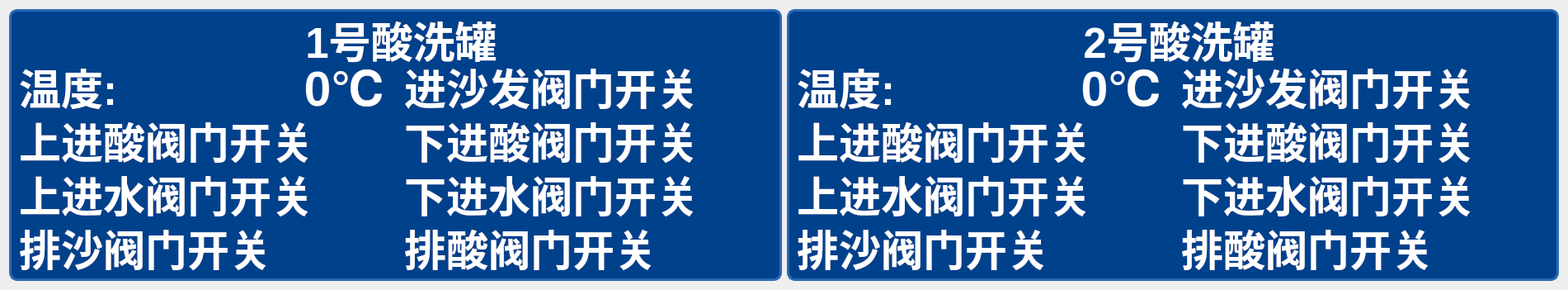
     <widget class="QWidget" name="layoutWidget2">
      <property name="geometry">
       <rect>
        <x>0</x>
        <y>0</y>
        <width>1901</width>
        <height>351</height>
       </rect>
      </property>
      <layout class="QHBoxLayout" name="horizontalLayout_24">
       <item>
        <widget class="QGroupBox" name="groupBox_2">
         <property name="minimumSize">
          <size>
           <width>0</width>
           <height>170</height>
          </size>
         </property>
         <property name="styleSheet">
          <string notr="true">QGroupBox {
    border: 3px solid rgb(40, 105, 180);  /* 比背景色亮一点的蓝色，宽度增加 */
    border-radius: 10px;
    margin-top: 0;               
    padding-top: 48px;           
    font-weight: 500;     
    background-color: rgb(0, 65, 140);
    font-size: 38pt;
}

QGroupBox::title {
    subcontrol-origin: padding; 
    subcontrol-position: top center;
    top: 4px;
    font-family: &quot;Microsoft YaHei&quot;;  
    color: white;  /* 设置标题颜色为白色 */
    padding: 0 20px;  /* 添加内边距让标题显示更舒适 */
}</string>
         </property>
         <property name="title">
          <string>1号酸洗罐</string>
         </property>
         <layout class="QGridLayout" name="gridLayout_6">
          <property name="bottomMargin">
           <number>5</number>
          </property>
          <property name="horizontalSpacing">
           <number>20</number>
          </property>
          <item row="0" column="0">
           <layout class="QVBoxLayout" name="verticalLayout">
            <item>
             <layout class="QHBoxLayout" name="horizontalLayout_9">
              <item>
               <widget class="QLabel" name="label_SofaValue1">
                <property name="styleSheet">
                 <string notr="true">QLabel{
    font-family:&quot;PingFang SC Medium&quot;;
    font-size:38pt;
     font-weight: bold;
    background:transparent;
    color: white; /* &lt;-- 修改这里 */
    /* 注意：qproperty-alignment 在样式表中无效，需代码里 setAlignment(Qt::AlignCenter) */
}</string>
                </property>
                <property name="text">
                 <string>温度:</string>
                </property>
               </widget>
              </item>
              <item>
               <widget class="QLabel" name="label_acidWashTank1_Temperature">
                <property name="styleSheet">
                 <string notr="true">QLabel{
    font-family: 'Arial Narrow';
    font-size: 44pt;
    font-weight: bold; /* &lt;-- 添加这一行来设置加粗 */
    background:transparent;
    color: white; /* &lt;-- 修改这里 */
    /* 注意：qproperty-alignment 在样式表中无效，需代码里 setAlignment(Qt::AlignCenter) */
}</string>
                </property>
                <property name="text">
                 <string>0℃</string>
                </property>
                <property name="alignment">
                 <set>Qt::AlignRight|Qt::AlignTrailing|Qt::AlignVCenter</set>
                </property>
               </widget>
              </item>
             </layout>
            </item>
            <item>
             <layout class="QHBoxLayout" name="horizontalLayout_3">
              <item>
               <widget class="QLabel" name="label_UpperAcidValue1">
                <property name="styleSheet">
                 <string notr="true">QLabel{
    font-family:&quot;PingFang SC Medium&quot;;
    font-size:38pt;
     font-weight: bold;
    background:transparent;
    color: white; /* &lt;-- 修改这里 */
    /* 注意：qproperty-alignment 在样式表中无效，需代码里 setAlignment(Qt::AlignCenter) */
}</string>
                </property>
                <property name="text">
                 <string>上进酸阀门开关</string>
                </property>
               </widget>
              </item>
              <item>
               <widget class="QLabel" name="lbl_R1_HighAcidA12_SW">
                <property name="sizePolicy">
                 <sizepolicy hsizetype="Fixed" vsizetype="Fixed">
                  <horstretch>0</horstretch>
                  <verstretch>0</verstretch>
                 </sizepolicy>
                </property>
                <property name="minimumSize">
                 <size>
                  <width>0</width>
                  <height>0</height>
                 </size>
                </property>
                <property name="maximumSize">
                 <size>
                  <width>71</width>
                  <height>60</height>
                 </size>
                </property>
                <property name="styleSheet">
                 <string notr="true">background: transparent;</string>
                </property>
                <property name="text">
                 <string/>
                </property>
                <property name="pixmap">
                 <pixmap resource="res.qrc">:/image/image/ValveSwitch_OpenG1.png</pixmap>
                </property>
                <property name="scaledContents">
                 <bool>true</bool>
                </property>
               </widget>
              </item>
             </layout>
            </item>
            <item>
             <layout class="QHBoxLayout" name="horizontalLayout_5">
              <item>
               <widget class="QLabel" name="label_UpperWaterValue1">
                <property name="styleSheet">
                 <string notr="true">QLabel{
    font-family:&quot;PingFang SC Medium&quot;;
    font-size:38pt;
     font-weight: bold;
    background:transparent;
    color: white; /* &lt;-- 修改这里 */
    /* 注意：qproperty-alignment 在样式表中无效，需代码里 setAlignment(Qt::AlignCenter) */
}</string>
                </property>
                <property name="text">
                 <string>上进水阀门开关</string>
                </property>
               </widget>
              </item>
              <item>
               <widget class="QLabel" name="lbl_R1_HighWaterB13_SW">
                <property name="sizePolicy">
                 <sizepolicy hsizetype="Fixed" vsizetype="Fixed">
                  <horstretch>0</horstretch>
                  <verstretch>0</verstretch>
                 </sizepolicy>
                </property>
                <property name="minimumSize">
                 <size>
                  <width>0</width>
                  <height>0</height>
                 </size>
                </property>
                <property name="maximumSize">
                 <size>
                  <width>71</width>
                  <height>60</height>
                 </size>
                </property>
                <property name="styleSheet">
                 <string notr="true">background: transparent;</string>
                </property>
                <property name="text">
                 <string/>
                </property>
                <property name="pixmap">
                 <pixmap resource="res.qrc">:/image/image/ValveSwitch_OpenG1.png</pixmap>
                </property>
                <property name="scaledContents">
                 <bool>true</bool>
                </property>
               </widget>
              </item>
             </layout>
            </item>
            <item>
             <layout class="QHBoxLayout" name="horizontalLayout_7">
              <item>
               <widget class="QLabel" name="label_SandDischargeValue1">
                <property name="styleSheet">
                 <string notr="true">QLabel{
    font-family:&quot;PingFang SC Medium&quot;;
    font-size:38pt;
     font-weight: bold;
    background:transparent;
    color: white; /* &lt;-- 修改这里 */
    /* 注意：qproperty-alignment 在样式表中无效，需代码里 setAlignment(Qt::AlignCenter) */
}</string>
                </property>
                <property name="text">
                 <string>排沙阀门开关</string>
                </property>
               </widget>
              </item>
              <item>
               <widget class="QLabel" name="lbl_R1_SandDrainPS1_SW">
                <property name="sizePolicy">
                 <sizepolicy hsizetype="Fixed" vsizetype="Fixed">
                  <horstretch>0</horstretch>
                  <verstretch>0</verstretch>
                 </sizepolicy>
                </property>
                <property name="minimumSize">
                 <size>
                  <width>0</width>
                  <height>0</height>
                 </size>
                </property>
                <property name="maximumSize">
                 <size>
                  <width>71</width>
                  <height>60</height>
                 </size>
                </property>
                <property name="styleSheet">
                 <string notr="true">background: transparent;</string>
                </property>
                <property name="text">
                 <string/>
                </property>
                <property name="pixmap">
                 <pixmap resource="res.qrc">:/image/image/ValveSwitch_OpenG1.png</pixmap>
                </property>
                <property name="scaledContents">
                 <bool>true</bool>
                </property>
               </widget>
              </item>
             </layout>
            </item>
           </layout>
          </item>
          <item row="0" column="1">
           <layout class="QVBoxLayout" name="verticalLayout_4">
            <item>
             <layout class="QHBoxLayout" name="horizontalLayout_32">
              <item>
               <widget class="QLabel" name="label_SofaValue1_5">
                <property name="styleSheet">
                 <string notr="true">QLabel{
    font-family:&quot;PingFang SC Medium&quot;;
    font-size:38pt;
     font-weight: bold;
    background:transparent;
    color: white; /* &lt;-- 修改这里 */
    /* 注意：qproperty-alignment 在样式表中无效，需代码里 setAlignment(Qt::AlignCenter) */
}</string>
                </property>
                <property name="text">
                 <string>进沙发阀门开关</string>
                </property>
               </widget>
              </item>
              <item>
               <widget class="QLabel" name="lbl_R1_HighSandA1_SW">
                <property name="sizePolicy">
                 <sizepolicy hsizetype="Fixed" vsizetype="Fixed">
                  <horstretch>0</horstretch>
                  <verstretch>0</verstretch>
                 </sizepolicy>
                </property>
                <property name="minimumSize">
                 <size>
                  <width>0</width>
                  <height>0</height>
                 </size>
                </property>
                <property name="maximumSize">
                 <size>
                  <width>71</width>
                  <height>60</height>
                 </size>
                </property>
                <property name="styleSheet">
                 <string notr="true">background: transparent;</string>
                </property>
                <property name="text">
                 <string/>
                </property>
                <property name="pixmap">
                 <pixmap resource="res.qrc">:/image/image/ValveSwitch_OpenG1.png</pixmap>
                </property>
                <property name="scaledContents">
                 <bool>true</bool>
                </property>
               </widget>
              </item>
             </layout>
            </item>
            <item>
             <layout class="QHBoxLayout" name="horizontalLayout_4">
              <item>
               <widget class="QLabel" name="label_LowerAcidValue1">
                <property name="styleSheet">
                 <string notr="true">QLabel{
    font-family:&quot;PingFang SC Medium&quot;;
    font-size:38pt;
     font-weight: bold;
    background:transparent;
    color: white; /* &lt;-- 修改这里 */
    /* 注意：qproperty-alignment 在样式表中无效，需代码里 setAlignment(Qt::AlignCenter) */
}</string>
                </property>
                <property name="text">
                 <string>下进酸阀门开关</string>
                </property>
               </widget>
              </item>
              <item>
               <widget class="QLabel" name="lbl_R1_LowAcidA13_SW">
                <property name="sizePolicy">
                 <sizepolicy hsizetype="Fixed" vsizetype="Fixed">
                  <horstretch>0</horstretch>
                  <verstretch>0</verstretch>
                 </sizepolicy>
                </property>
                <property name="minimumSize">
                 <size>
                  <width>0</width>
                  <height>0</height>
                 </size>
                </property>
                <property name="maximumSize">
                 <size>
                  <width>71</width>
                  <height>60</height>
                 </size>
                </property>
                <property name="styleSheet">
                 <string notr="true">background: transparent;</string>
                </property>
                <property name="text">
                 <string/>
                </property>
                <property name="pixmap">
                 <pixmap resource="res.qrc">:/image/image/ValveSwitch_OpenG1.png</pixmap>
                </property>
                <property name="scaledContents">
                 <bool>true</bool>
                </property>
               </widget>
              </item>
             </layout>
            </item>
            <item>
             <layout class="QHBoxLayout" name="horizontalLayout_6">
              <item>
               <widget class="QLabel" name="label_LowerWaterValue1">
                <property name="styleSheet">
                 <string notr="true">QLabel{
    font-family:&quot;PingFang SC Medium&quot;;
    font-size:38pt;
     font-weight: bold;
    background:transparent;
    color: white; /* &lt;-- 修改这里 */
    /* 注意：qproperty-alignment 在样式表中无效，需代码里 setAlignment(Qt::AlignCenter) */
}</string>
                </property>
                <property name="text">
                 <string>下进水阀门开关</string>
                </property>
               </widget>
              </item>
              <item>
               <widget class="QLabel" name="lbl_R1_LowWaterB11_SW">
                <property name="sizePolicy">
                 <sizepolicy hsizetype="Fixed" vsizetype="Fixed">
                  <horstretch>0</horstretch>
                  <verstretch>0</verstretch>
                 </sizepolicy>
                </property>
                <property name="minimumSize">
                 <size>
                  <width>0</width>
                  <height>0</height>
                 </size>
                </property>
                <property name="maximumSize">
                 <size>
                  <width>71</width>
                  <height>60</height>
                 </size>
                </property>
                <property name="styleSheet">
                 <string notr="true">background: transparent;</string>
                </property>
                <property name="text">
                 <string/>
                </property>
                <property name="pixmap">
                 <pixmap resource="res.qrc">:/image/image/ValveSwitch_OpenG1.png</pixmap>
                </property>
                <property name="scaledContents">
                 <bool>true</bool>
                </property>
               </widget>
              </item>
             </layout>
            </item>
            <item>
             <layout class="QHBoxLayout" name="horizontalLayout_8">
              <item>
               <widget class="QLabel" name="label_AcidDischargeValue1">
                <property name="styleSheet">
                 <string notr="true">QLabel{
    font-family:&quot;PingFang SC Medium&quot;;
    font-size:38pt;
     font-weight: bold;
    background:transparent;
    color: white; /* &lt;-- 修改这里 */
    /* 注意：qproperty-alignment 在样式表中无效，需代码里 setAlignment(Qt::AlignCenter) */
}</string>
                </property>
                <property name="text">
                 <string>排酸阀门开关</string>
                </property>
               </widget>
              </item>
              <item>
               <widget class="QLabel" name="lbl_R1_DrainAcidPS11_SW">
                <property name="sizePolicy">
                 <sizepolicy hsizetype="Fixed" vsizetype="Fixed">
                  <horstretch>0</horstretch>
                  <verstretch>0</verstretch>
                 </sizepolicy>
                </property>
                <property name="minimumSize">
                 <size>
                  <width>0</width>
                  <height>0</height>
                 </size>
                </property>
                <property name="maximumSize">
                 <size>
                  <width>71</width>
                  <height>60</height>
                 </size>
                </property>
                <property name="styleSheet">
                 <string notr="true">background: transparent;</string>
                </property>
                <property name="text">
                 <string/>
                </property>
                <property name="pixmap">
                 <pixmap resource="res.qrc">:/image/image/ValveSwitch_OpenG1.png</pixmap>
                </property>
                <property name="scaledContents">
                 <bool>true</bool>
                </property>
               </widget>
              </item>
             </layout>
            </item>
           </layout>
          </item>
         </layout>
        </widget>
       </item>
       <item>
        <widget class="QGroupBox" name="groupBox_3">
         <property name="minimumSize">
          <size>
           <width>0</width>
           <height>170</height>
          </size>
         </property>
         <property name="styleSheet">
          <string notr="true">QGroupBox {
    border: 3px solid rgb(40, 105, 180);  /* 比背景色亮一点的蓝色，宽度增加 */
    border-radius: 10px;
    margin-top: 0;               
    padding-top: 48px;           
    font-weight: 500;     
    background-color: rgb(0, 65, 140);
    font-size: 38pt;
}

QGroupBox::title {
    subcontrol-origin: padding; 
    subcontrol-position: top center;
    top: 4px;
    font-family: &quot;Microsoft YaHei&quot;;  
    color: white;  /* 设置标题颜色为白色 */
    padding: 0 10px;  /* 添加内边距让标题显示更舒适 */
}</string>
         </property>
         <property name="title">
          <string>2号酸洗罐</string>
         </property>
         <layout class="QGridLayout" name="gridLayout_7">
          <property name="bottomMargin">
           <number>5</number>
          </property>
          <property name="horizontalSpacing">
           <number>20</number>
          </property>
          <item row="0" column="1">
           <layout class="QVBoxLayout" name="verticalLayout_7">
            <item>
             <layout class="QHBoxLayout" name="horizontalLayout_34">
              <item>
               <widget class="QLabel" name="label_SofaValue1_2">
                <property name="styleSheet">
                 <string notr="true">QLabel{
    font-family:&quot;PingFang SC Medium&quot;;
    font-size:38pt;
     font-weight: bold;
    background:transparent;
    color: white; /* &lt;-- 修改这里 */
    /* 注意：qproperty-alignment 在样式表中无效，需代码里 setAlignment(Qt::AlignCenter) */
}</string>
                </property>
                <property name="text">
                 <string>进沙发阀门开关</string>
                </property>
               </widget>
              </item>
              <item>
               <widget class="QLabel" name="lbl_R2_HighSandA2_SW">
                <property name="sizePolicy">
                 <sizepolicy hsizetype="Fixed" vsizetype="Fixed">
                  <horstretch>0</horstretch>
                  <verstretch>0</verstretch>
                 </sizepolicy>
                </property>
                <property name="minimumSize">
                 <size>
                  <width>0</width>
                  <height>0</height>
                 </size>
                </property>
                <property name="maximumSize">
                 <size>
                  <width>71</width>
                  <height>60</height>
                 </size>
                </property>
                <property name="styleSheet">
                 <string notr="true">background: transparent;</string>
                </property>
                <property name="text">
                 <string/>
                </property>
                <property name="pixmap">
                 <pixmap resource="res.qrc">:/image/image/ValveSwitch_OpenG1.png</pixmap>
                </property>
                <property name="scaledContents">
                 <bool>true</bool>
                </property>
               </widget>
              </item>
             </layout>
            </item>
            <item>
             <layout class="QHBoxLayout" name="horizontalLayout_14">
              <item>
               <widget class="QLabel" name="label_LowerAcidValue1_2">
                <property name="styleSheet">
                 <string notr="true">QLabel{
    font-family:&quot;PingFang SC Medium&quot;;
    font-size:38pt;
     font-weight: bold;
    background:transparent;
    color: white; /* &lt;-- 修改这里 */
    /* 注意：qproperty-alignment 在样式表中无效，需代码里 setAlignment(Qt::AlignCenter) */
}</string>
                </property>
                <property name="text">
                 <string>下进酸阀门开关</string>
                </property>
               </widget>
              </item>
              <item>
               <widget class="QLabel" name="lbl_R2_LowAcidA23_SW">
                <property name="sizePolicy">
                 <sizepolicy hsizetype="Fixed" vsizetype="Fixed">
                  <horstretch>0</horstretch>
                  <verstretch>0</verstretch>
                 </sizepolicy>
                </property>
                <property name="minimumSize">
                 <size>
                  <width>0</width>
                  <height>0</height>
                 </size>
                </property>
                <property name="maximumSize">
                 <size>
                  <width>71</width>
                  <height>60</height>
                 </size>
                </property>
                <property name="styleSheet">
                 <string notr="true">background: transparent;</string>
                </property>
                <property name="text">
                 <string/>
                </property>
                <property name="pixmap">
                 <pixmap resource="res.qrc">:/image/image/ValveSwitch_OpenG1.png</pixmap>
                </property>
                <property name="scaledContents">
                 <bool>true</bool>
                </property>
               </widget>
              </item>
             </layout>
            </item>
            <item>
             <layout class="QHBoxLayout" name="horizontalLayout_17">
              <item>
               <widget class="QLabel" name="label_LowerWaterValue1_2">
                <property name="styleSheet">
                 <string notr="true">QLabel{
    font-family:&quot;PingFang SC Medium&quot;;
    font-size:38pt;
     font-weight: bold;
    background:transparent;
    color: white; /* &lt;-- 修改这里 */
    /* 注意：qproperty-alignment 在样式表中无效，需代码里 setAlignment(Qt::AlignCenter) */
}</string>
                </property>
                <property name="text">
                 <string>下进水阀门开关</string>
                </property>
               </widget>
              </item>
              <item>
               <widget class="QLabel" name="lbl_R2_LowWaterB21_SW">
                <property name="sizePolicy">
                 <sizepolicy hsizetype="Fixed" vsizetype="Fixed">
                  <horstretch>0</horstretch>
                  <verstretch>0</verstretch>
                 </sizepolicy>
                </property>
                <property name="minimumSize">
                 <size>
                  <width>0</width>
                  <height>0</height>
                 </size>
                </property>
                <property name="maximumSize">
                 <size>
                  <width>71</width>
                  <height>60</height>
                 </size>
                </property>
                <property name="styleSheet">
                 <string notr="true">background: transparent;</string>
                </property>
                <property name="text">
                 <string/>
                </property>
                <property name="pixmap">
                 <pixmap resource="res.qrc">:/image/image/ValveSwitch_OpenG1.png</pixmap>
                </property>
                <property name="scaledContents">
                 <bool>true</bool>
                </property>
               </widget>
              </item>
             </layout>
            </item>
            <item>
             <layout class="QHBoxLayout" name="horizontalLayout_20">
              <item>
               <widget class="QLabel" name="label_AcidDischargeValue1_2">
                <property name="styleSheet">
                 <string notr="true">QLabel{
    font-family:&quot;PingFang SC Medium&quot;;
    font-size:38pt;
     font-weight: bold;
    background:transparent;
    color: white; /* &lt;-- 修改这里 */
    /* 注意：qproperty-alignment 在样式表中无效，需代码里 setAlignment(Qt::AlignCenter) */
}</string>
                </property>
                <property name="text">
                 <string>排酸阀门开关</string>
                </property>
               </widget>
              </item>
              <item>
               <widget class="QLabel" name="lbl_R2_DrainAcidPS12_SW">
                <property name="sizePolicy">
                 <sizepolicy hsizetype="Fixed" vsizetype="Fixed">
                  <horstretch>0</horstretch>
                  <verstretch>0</verstretch>
                 </sizepolicy>
                </property>
                <property name="minimumSize">
                 <size>
                  <width>0</width>
                  <height>0</height>
                 </size>
                </property>
                <property name="maximumSize">
                 <size>
                  <width>71</width>
                  <height>60</height>
                 </size>
                </property>
                <property name="styleSheet">
                 <string notr="true">background: transparent;</string>
                </property>
                <property name="text">
                 <string/>
                </property>
                <property name="pixmap">
                 <pixmap resource="res.qrc">:/image/image/ValveSwitch_OpenG1.png</pixmap>
                </property>
                <property name="scaledContents">
                 <bool>true</bool>
                </property>
               </widget>
              </item>
             </layout>
            </item>
           </layout>
          </item>
          <item row="0" column="0">
           <layout class="QVBoxLayout" name="verticalLayout_5">
            <item>
             <layout class="QHBoxLayout" name="horizontalLayout_10">
              <item>
               <widget class="QLabel" name="label_SofaValue1_7">
                <property name="styleSheet">
                 <string notr="true">QLabel{
    font-family:&quot;PingFang SC Medium&quot;;
    font-size:38pt;
     font-weight: bold;
    background:transparent;
    color: white; /* &lt;-- 修改这里 */
    /* 注意：qproperty-alignment 在样式表中无效，需代码里 setAlignment(Qt::AlignCenter) */
}</string>
                </property>
                <property name="text">
                 <string>温度:</string>
                </property>
               </widget>
              </item>
              <item>
               <widget class="QLabel" name="label_acidWashTank2_Temperature">
                <property name="styleSheet">
                 <string notr="true">QLabel{
    font-family: 'Arial Narrow';
    font-size: 44pt;
    font-weight: bold; /* &lt;-- 添加这一行来设置加粗 */
    background:transparent;
    color: white; /* &lt;-- 修改这里 */
    /* 注意：qproperty-alignment 在样式表中无效，需代码里 setAlignment(Qt::AlignCenter) */
}</string>
                </property>
                <property name="text">
                 <string>0℃</string>
                </property>
                <property name="alignment">
                 <set>Qt::AlignRight|Qt::AlignTrailing|Qt::AlignVCenter</set>
                </property>
               </widget>
              </item>
             </layout>
            </item>
            <item>
             <layout class="QHBoxLayout" name="horizontalLayout_13">
              <item>
               <widget class="QLabel" name="label_UpperAcidValue1_2">
                <property name="styleSheet">
                 <string notr="true">QLabel{
    font-family:&quot;PingFang SC Medium&quot;;
    font-size:38pt;
     font-weight: bold;
    background:transparent;
    color: white; /* &lt;-- 修改这里 */
    /* 注意：qproperty-alignment 在样式表中无效，需代码里 setAlignment(Qt::AlignCenter) */
}</string>
                </property>
                <property name="text">
                 <string>上进酸阀门开关</string>
                </property>
               </widget>
              </item>
              <item>
               <widget class="QLabel" name="lbl_R2_HighAcidA22_SW">
                <property name="sizePolicy">
                 <sizepolicy hsizetype="Fixed" vsizetype="Fixed">
                  <horstretch>0</horstretch>
                  <verstretch>0</verstretch>
                 </sizepolicy>
                </property>
                <property name="minimumSize">
                 <size>
                  <width>0</width>
                  <height>0</height>
                 </size>
                </property>
                <property name="maximumSize">
                 <size>
                  <width>71</width>
                  <height>60</height>
                 </size>
                </property>
                <property name="styleSheet">
                 <string notr="true">background: transparent;</string>
                </property>
                <property name="text">
                 <string/>
                </property>
                <property name="pixmap">
                 <pixmap resource="res.qrc">:/image/image/ValveSwitch_OpenG1.png</pixmap>
                </property>
                <property name="scaledContents">
                 <bool>true</bool>
                </property>
               </widget>
              </item>
             </layout>
            </item>
            <item>
             <layout class="QHBoxLayout" name="horizontalLayout_16">
              <item>
               <widget class="QLabel" name="label_UpperWaterValue1_2">
                <property name="styleSheet">
                 <string notr="true">QLabel{
    font-family:&quot;PingFang SC Medium&quot;;
    font-size:38pt;
     font-weight: bold;
    background:transparent;
    color: white; /* &lt;-- 修改这里 */
    /* 注意：qproperty-alignment 在样式表中无效，需代码里 setAlignment(Qt::AlignCenter) */
}</string>
                </property>
                <property name="text">
                 <string>上进水阀门开关</string>
                </property>
               </widget>
              </item>
              <item>
               <widget class="QLabel" name="lbl_R2_HighWaterB23_SW">
                <property name="sizePolicy">
                 <sizepolicy hsizetype="Fixed" vsizetype="Fixed">
                  <horstretch>0</horstretch>
                  <verstretch>0</verstretch>
                 </sizepolicy>
                </property>
                <property name="minimumSize">
                 <size>
                  <width>0</width>
                  <height>0</height>
                 </size>
                </property>
                <property name="maximumSize">
                 <size>
                  <width>71</width>
                  <height>60</height>
                 </size>
                </property>
                <property name="styleSheet">
                 <string notr="true">background: transparent;</string>
                </property>
                <property name="text">
                 <string/>
                </property>
                <property name="pixmap">
                 <pixmap resource="res.qrc">:/image/image/ValveSwitch_OpenG1.png</pixmap>
                </property>
                <property name="scaledContents">
                 <bool>true</bool>
                </property>
               </widget>
              </item>
             </layout>
            </item>
            <item>
             <layout class="QHBoxLayout" name="horizontalLayout_19">
              <item>
               <widget class="QLabel" name="label_SandDischargeValue1_2">
                <property name="styleSheet">
                 <string notr="true">QLabel{
    font-family:&quot;PingFang SC Medium&quot;;
    font-size:38pt;
     font-weight: bold;
    background:transparent;
    color: white; /* &lt;-- 修改这里 */
    /* 注意：qproperty-alignment 在样式表中无效，需代码里 setAlignment(Qt::AlignCenter) */
}</string>
                </property>
                <property name="text">
                 <string>排沙阀门开关</string>
                </property>
               </widget>
              </item>
              <item>
               <widget class="QLabel" name="lbl_R2_SandDrainPS2_SW">
                <property name="sizePolicy">
                 <sizepolicy hsizetype="Fixed" vsizetype="Fixed">
                  <horstretch>0</horstretch>
                  <verstretch>0</verstretch>
                 </sizepolicy>
                </property>
                <property name="minimumSize">
                 <size>
                  <width>0</width>
                  <height>0</height>
                 </size>
                </property>
                <property name="maximumSize">
                 <size>
                  <width>71</width>
                  <height>60</height>
                 </size>
                </property>
                <property name="styleSheet">
                 <string notr="true">background: transparent;</string>
                </property>
                <property name="text">
                 <string/>
                </property>
                <property name="pixmap">
                 <pixmap resource="res.qrc">:/image/image/ValveSwitch_OpenG1.png</pixmap>
                </property>
                <property name="scaledContents">
                 <bool>true</bool>
                </property>
               </widget>
              </item>
             </layout>
            </item>
           </layout>
          </item>
         </layout>
        </widget>
       </item>
      </layout>
     </widget>
